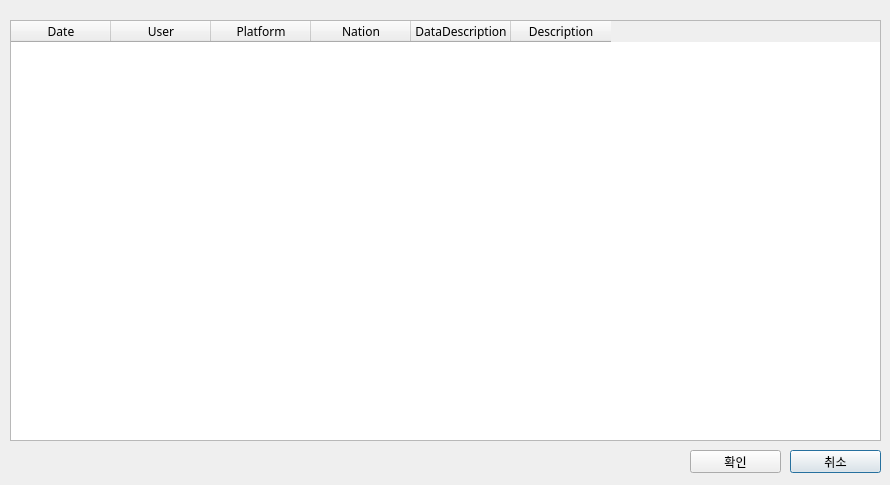
<?xml version="1.0" encoding="UTF-8"?>
<ui version="4.0">
 <class>Dialog</class>
 <widget class="QDialog" name="Dialog">
  <property name="geometry">
   <rect>
    <x>0</x>
    <y>0</y>
    <width>890</width>
    <height>485</height>
   </rect>
  </property>
  <property name="windowTitle">
   <string>ServerList</string>
  </property>
  <property name="sizeGripEnabled">
   <bool>false</bool>
  </property>
  <widget class="QTableWidget" name="table">
   <property name="enabled">
    <bool>true</bool>
   </property>
   <property name="geometry">
    <rect>
     <x>10</x>
     <y>20</y>
     <width>871</width>
     <height>421</height>
    </rect>
   </property>
   <property name="font">
    <font>
     <family>현대하모니 M</family>
    </font>
   </property>
   <property name="editTriggers">
    <set>QAbstractItemView::NoEditTriggers</set>
   </property>
   <property name="selectionBehavior">
    <enum>QAbstractItemView::SelectRows</enum>
   </property>
   <column>
    <property name="text">
     <string>Date</string>
    </property>
   </column>
   <column>
    <property name="text">
     <string>User</string>
    </property>
   </column>
   <column>
    <property name="text">
     <string>Platform</string>
    </property>
   </column>
   <column>
    <property name="text">
     <string>Nation</string>
    </property>
   </column>
   <column>
    <property name="text">
     <string>DataDescription</string>
    </property>
   </column>
   <column>
    <property name="text">
     <string>Description</string>
    </property>
   </column>
  </widget>
  <widget class="QPushButton" name="cancel_button">
   <property name="geometry">
    <rect>
     <x>790</x>
     <y>450</y>
     <width>91</width>
     <height>23</height>
    </rect>
   </property>
   <property name="font">
    <font>
     <family>현대하모니 M</family>
    </font>
   </property>
   <property name="text">
    <string>취소</string>
   </property>
  </widget>
  <widget class="QPushButton" name="ok_button">
   <property name="geometry">
    <rect>
     <x>690</x>
     <y>450</y>
     <width>91</width>
     <height>23</height>
    </rect>
   </property>
   <property name="font">
    <font>
     <family>현대하모니 M</family>
    </font>
   </property>
   <property name="text">
    <string>확인</string>
   </property>
  </widget>
 </widget>
 <resources/>
 <connections>
  <connection>
   <sender>cancel_button</sender>
   <signal>clicked()</signal>
   <receiver>Dialog</receiver>
   <slot>close2()</slot>
   <hints>
    <hint type="sourcelabel">
     <x>861</x>
     <y>466</y>
    </hint>
    <hint type="destinationlabel">
     <x>296</x>
     <y>465</y>
    </hint>
   </hints>
  </connection>
  <connection>
   <sender>ok_button</sender>
   <signal>clicked()</signal>
   <receiver>Dialog</receiver>
   <slot>server_ok_button()</slot>
   <hints>
    <hint type="sourcelabel">
     <x>747</x>
     <y>452</y>
    </hint>
    <hint type="destinationlabel">
     <x>388</x>
     <y>458</y>
    </hint>
   </hints>
  </connection>
  <connection>
   <sender>table</sender>
   <signal>cellDoubleClicked(int,int)</signal>
   <receiver>Dialog</receiver>
   <slot>open_data()</slot>
   <hints>
    <hint type="sourcelabel">
     <x>306</x>
     <y>81</y>
    </hint>
    <hint type="destinationlabel">
     <x>369</x>
     <y>6</y>
    </hint>
   </hints>
  </connection>
 </connections>
 <slots>
  <slot>close2()</slot>
  <slot>server_ok_button()</slot>
  <slot>open_data()</slot>
 </slots>
</ui>
